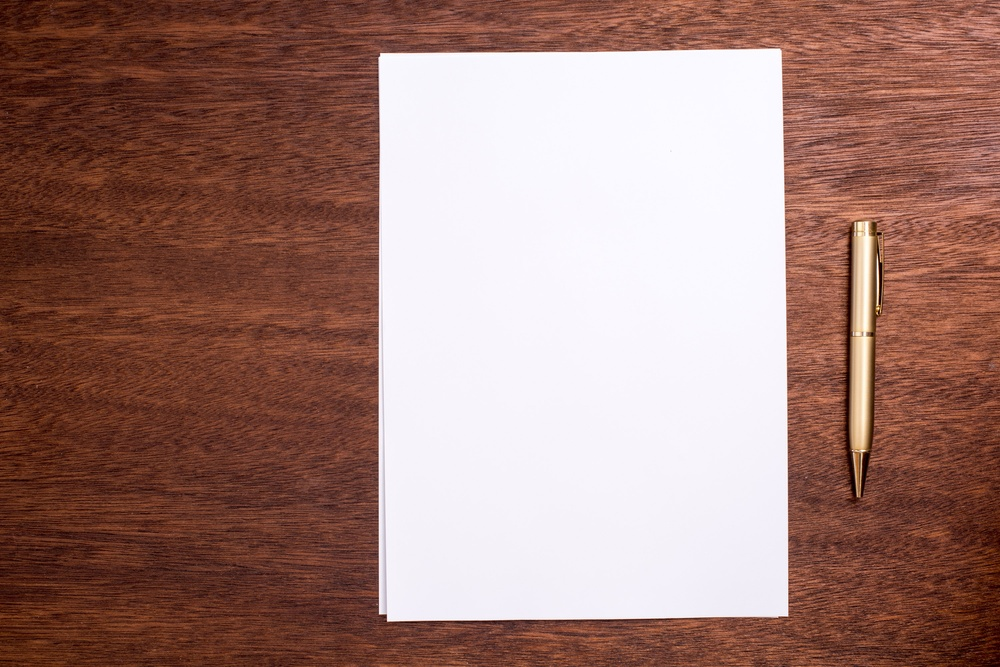
#> input picture 1.jpg, 1000 x 667 px, shrunk from 3000 x 2002 before the run
$ python -i canny_edges.py   (imports and definitions only)
#> lines starting #> are read from the running program, lines starting #| are printed output that depends on the picture
# -*- coding: utf-8 -*-
import cv2


def detect_edges(im, blur_radius=0, thr1=25, thr2=200, remove_text=True):
    enhanced_im = _preprocess(im, blur_radius)
    edges = cv2.Canny(enhanced_im, thr1, thr2)
    if remove_text:
        height, width = im.shape[:2]
        characters = _find_characters(im, int((width * height) / 1e2))
        _remove_characters(characters, edges)
    return edges


def _preprocess(im, blur_radius):
    saturation = cv2.cvtColor(im, cv2.COLOR_BGR2HSV)[..., 2]
    if blur_radius != 0:
        saturation = cv2.medianBlur(saturation, blur_radius)
    return saturation


def _find_characters(im, max_area):
    mser = cv2.MSER_create(max_area=max_area)
    gray = cv2.cvtColor(im, cv2.COLOR_BGR2GRAY)
    characters, _ = mser.detectRegions(gray)
    return characters


def _remove_characters(characters, mask):
    for character in characters:
        x = character[:, 1]
        y = character[:, 0]
        mask[x, y] = 0

>>> import cv2
>>> picture = cv2.imread('../1.jpg')
#> picture is the input picture: shape (667, 1000, 3); mean B, G, R 118.4, 126.4, 161
>>> result = detect_edges(picture)
#> in _preprocess, `saturation = cv2.cvtColor(im, cv2.COLOR_BGR2HSV)[..., 2]`:
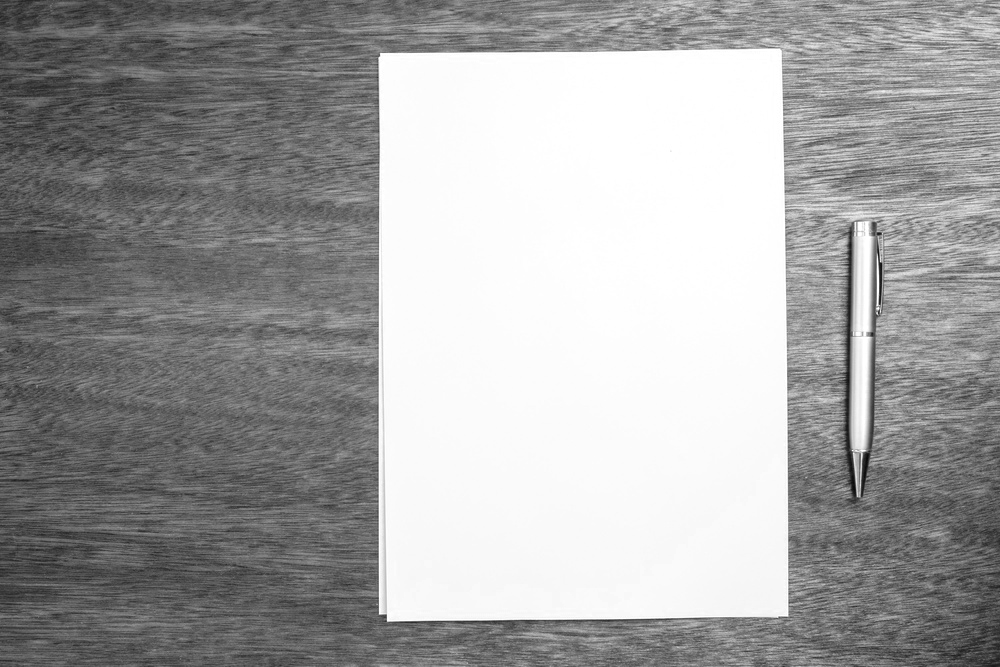
#> saturation: shape (667, 1000); min 8, max 255, mean 162.5
#> in detect_edges, `edges = cv2.Canny(enhanced_im, thr1, thr2)`:
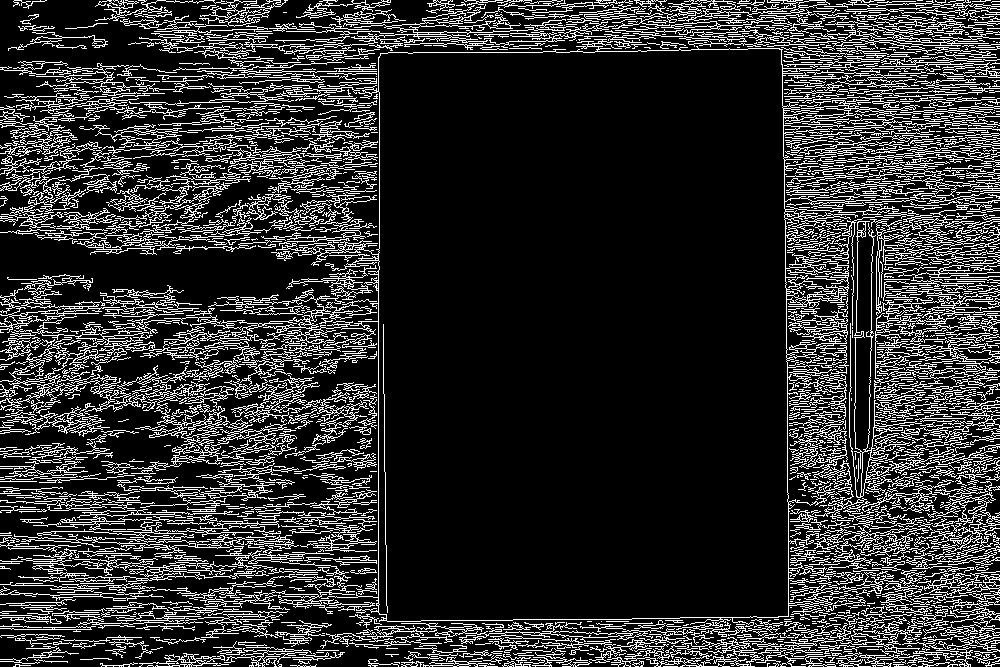
#> edges: shape (667, 1000); 18.4% white in thin lines or dots
#> in _find_characters, `gray = cv2.cvtColor(im, cv2.COLOR_BGR2GRAY)`:
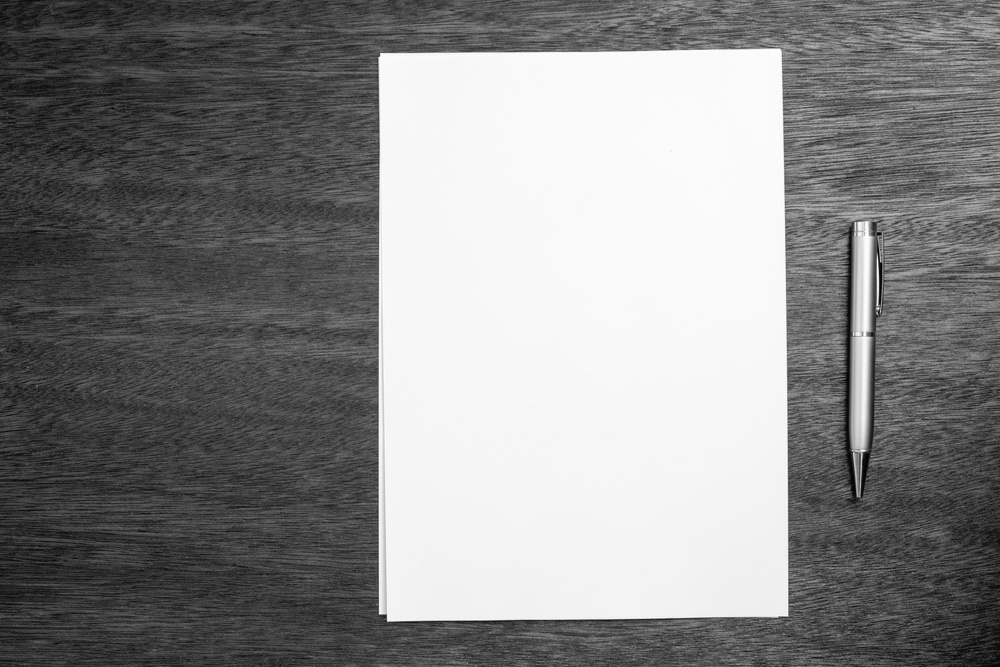
#> gray: shape (667, 1000); min 2, max 255, mean 135.9
#> in _find_characters, `characters, _ = mser.detectRegions(gray)`: characters = 77 items
#> the loop in _remove_characters, `for character in characters:` made 77 passes
#> after the loop in _remove_characters, `for character in characters:`:
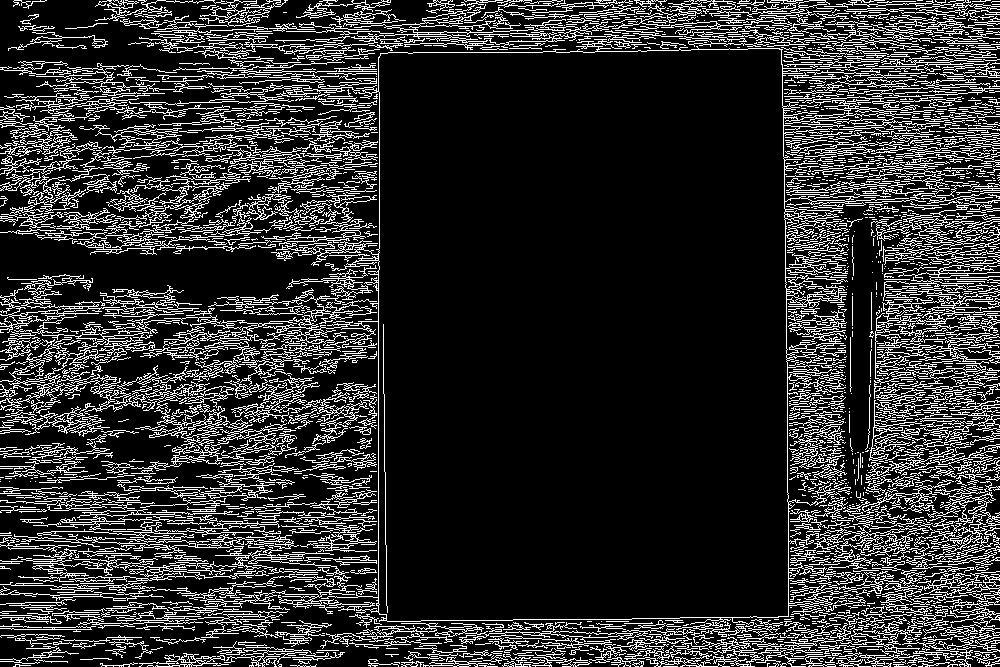
#> mask: shape (667, 1000); 18.1% white in thin lines or dots

$ run again, on 2.jpeg
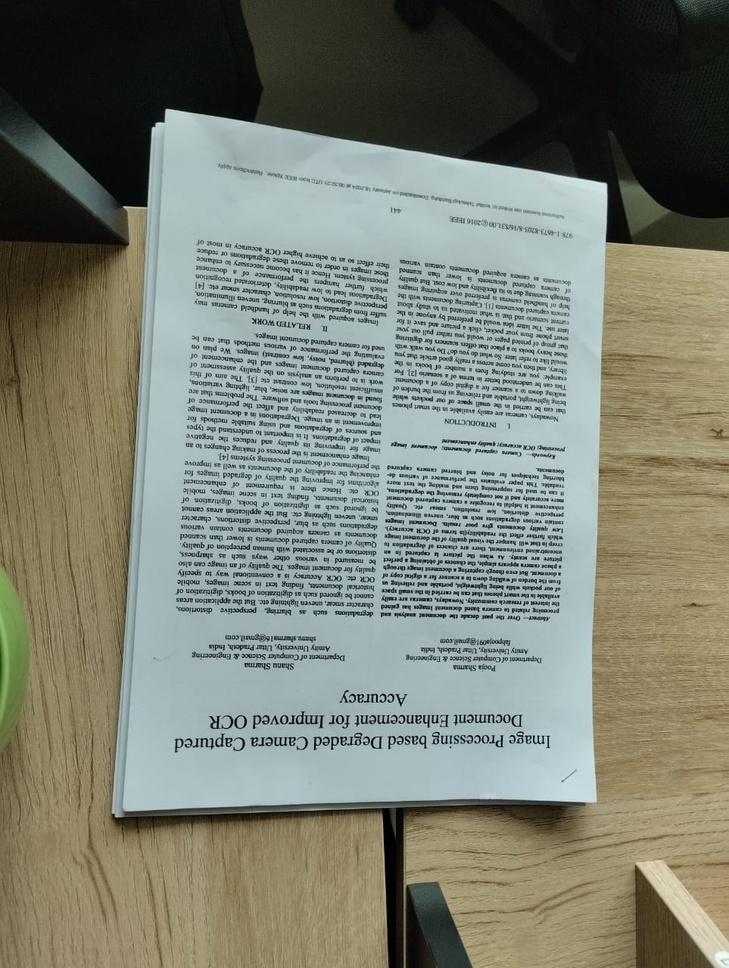
#> input picture 2.jpeg, 729 x 968 px, shrunk from 963 x 1280 before the run
#> picture is the input picture: shape (968, 729, 3); mean B, G, R 114.4, 127, 122.7
#> in detect_edges, `edges = cv2.Canny(enhanced_im, thr1, thr2)`:
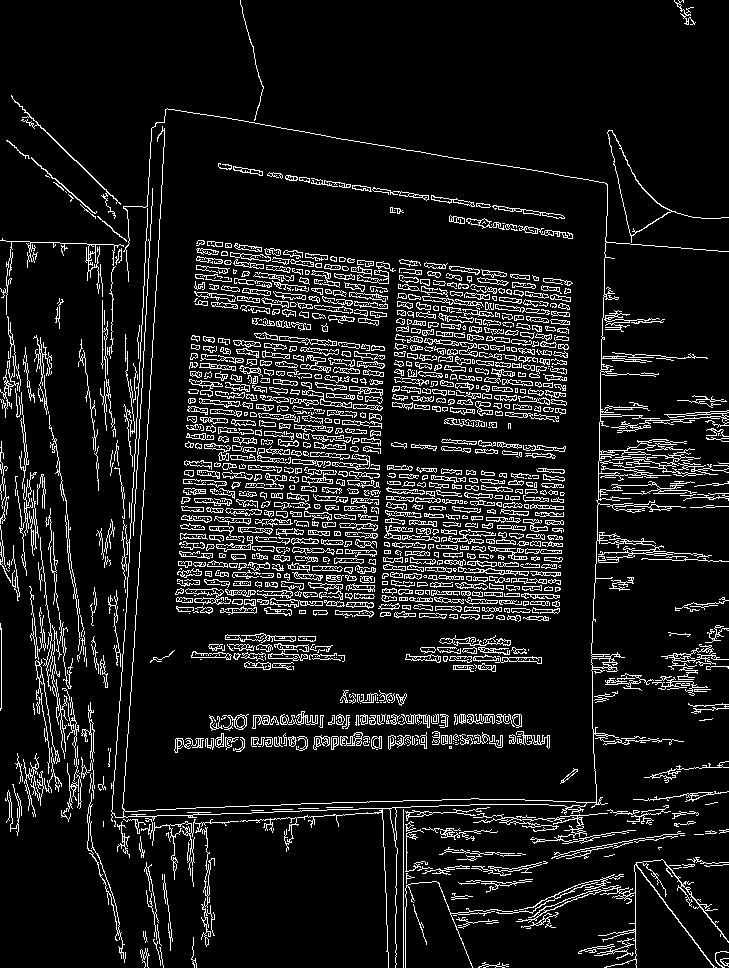
#> edges: shape (968, 729); 10.2% white in thin lines or dots
#> in _find_characters, `characters, _ = mser.detectRegions(gray)`: characters = 2787 items
#> after the loop in _remove_characters, `for character in characters:`:
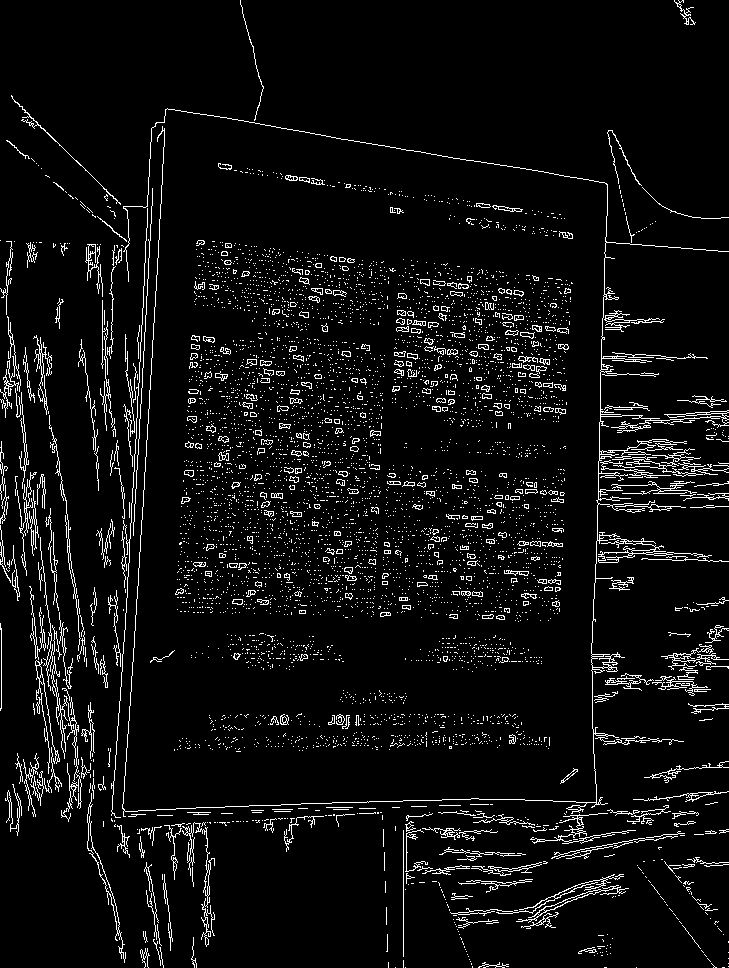
#> mask: shape (968, 729); 5.8% white in thin lines or dots
